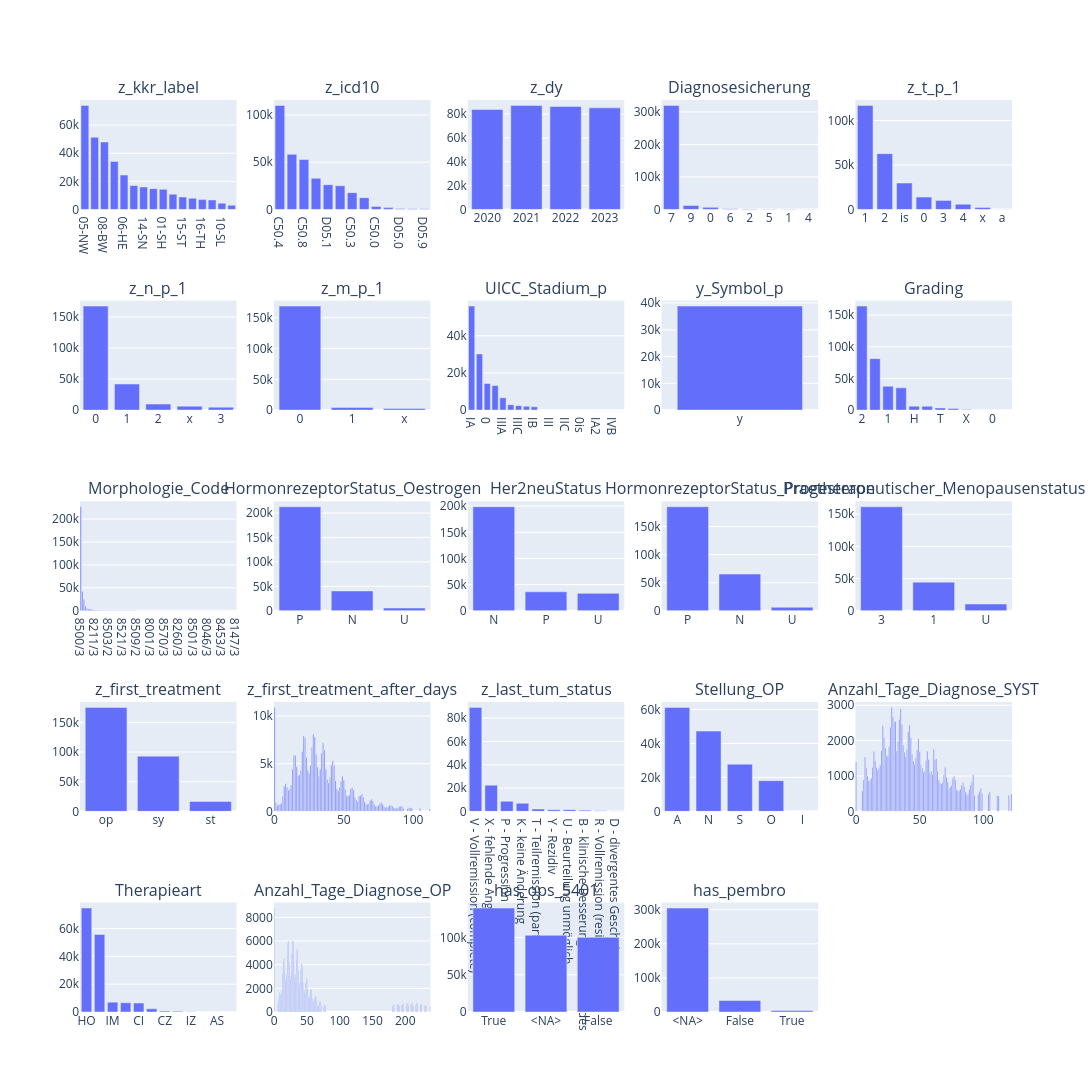

Notebook cell for this chart:
### Code cell
tbl.describe_df(db_all.project("* exclude(z_tum_id)").to_df(), 'all', use_plot=True, fig_cols=5)

### Figure 1 — Plotly figure (JSON) as saved in the notebook; plotly's stock layout.template omitted (floating-point values rounded to 4 significant figures)
{"data": [{"hovertemplate": "x=%{x}<br>y=%{y}<extra></extra>", "legendgroup": "", "marker": {"color": "#636efa", "pattern": {"shape": ""}}, "name": "", "orientation": "v", "showlegend": false, "textposition": "auto", "type": "bar", "x": ["05-NW", "09-BY", "08-BW", "03-NI", "06-HE", "07-RP", "14-SN", "11-BE", "01-SH", "12-BB", "15-ST", "02-HH", "16-TH", "13-MV", "10-SL", "04-HB"], "xaxis": "x", "y": [74009, 51373, 47950, 34142, 24479, 17037, 16004, 14817, 14304, 10843, 8900, 7921, 6998, 6738, 4442, 2984], "yaxis": "y"}, {"hovertemplate": "x=%{x}<br>y=%{y}<extra></extra>", "legendgroup": "", "marker": {"color": "#636efa", "pattern": {"shape": ""}}, "name": "", "orientation": "v", "showlegend": false, "textposition": "auto", "type": "bar", "x": ["C50.4", "C50.9", "C50.8", "C50.2", "D05.1", "C50.5", "C50.3", "C50.1", "C50.0", "D05.7", "D05.0", "C50.6", "D05.9"], "xaxis": "x2", "y": [110044, 58289, 52790, 32957, 26137, 24974, 17778, 12467, 3235, 1925, 988, 711, 646], "yaxis": "y2"}, {"hovertemplate": "x=%{x}<br>y=%{y}<extra></extra>", "legendgroup": "", "marker": {"color": "#636efa", "pattern": {"shape": ""}}, "name": "", "orientation": "v", "showlegend": false, "textposition": "auto", "type": "bar", "x": [2021, 2022, 2023, 2020], "xaxis": "x3", "y": [87281, 86486, 85286, 83888], "yaxis": "y3"}, {"hovertemplate": "x=%{x}<br>y=%{y}<extra></extra>", "legendgroup": "", "marker": {"color": "#636efa", "pattern": {"shape": ""}}, "name": "", "orientation": "v", "showlegend": false, "textposition": "auto", "type": "bar", "x": ["7", "9", "0", "6", "2", "5", "1", "4"], "xaxis": "x4", "y": [319895, 12134, 6413, 2034, 1036, 875, 552, 2], "yaxis": "y4"}, {"hovertemplate": "x=%{x}<br>y=%{y}<extra></extra>", "legendgroup": "", "marker": {"color": "#636efa", "pattern": {"shape": ""}}, "name": "", "orientation": "v", "showlegend": false, "textposition": "auto", "type": "bar", "x": ["1", "2", "is", "0", "3", "4", "x", "a"], "xaxis": "x5", "y": [116907, 62741, 29659, 13870, 10165, 5880, 2118, 1], "yaxis": "y5"}, {"hovertemplate": "x=%{x}<br>y=%{y}<extra></extra>", "legendgroup": "", "marker": {"color": "#636efa", "pattern": {"shape": ""}}, "name": "", "orientation": "v", "showlegend": false, "textposition": "auto", "type": "bar", "x": ["0", "1", "2", "x", "3"], "xaxis": "x6", "y": [167648, 42026, 9686, 6366, 4671], "yaxis": "y6"}, {"hovertemplate": "x=%{x}<br>y=%{y}<extra></extra>", "legendgroup": "", "marker": {"color": "#636efa", "pattern": {"shape": ""}}, "name": "", "orientation": "v", "showlegend": false, "textposition": "auto", "type": "bar", "x": ["0", "1", "x"], "xaxis": "x7", "y": [168958, 4367, 2738], "yaxis": "y7"}, {"hovertemplate": "x=%{x}<br>y=%{y}<extra></extra>", "legendgroup": "", "marker": {"color": "#636efa", "pattern": {"shape": ""}}, "name": "", "orientation": "v", "showlegend": false, "textposition": "auto", "type": "bar", "x": ["IA", "IIA", "0", "IIB", "IIIA", "IV", "IIIC", "IIIB", "IB", "I", "III", "II", "IIC", "IA1", "0is", "IIA1", "IA2", "IVC", "IVB", "IVA"], "xaxis": "x8", "y": [55970, 30161, 14308, 13184, 6593, 2878, 2391, 2038, 1740, 25, 7, 7, 3, 3, 3, 2, 1, 1, 1, 1], "yaxis": "y8"}, {"hovertemplate": "x=%{x}<br>y=%{y}<extra></extra>", "legendgroup": "", "marker": {"color": "#636efa", "pattern": {"shape": ""}}, "name": "", "orientation": "v", "showlegend": false, "textposition": "auto", "type": "bar", "x": ["y"], "xaxis": "x9", "y": [38848], "yaxis": "y9"}, {"hovertemplate": "x=%{x}<br>y=%{y}<extra></extra>", "legendgroup": "", "marker": {"color": "#636efa", "pattern": {"shape": ""}}, "name": "", "orientation": "v", "showlegend": false, "textposition": "auto", "type": "bar", "x": ["2", "3", "1", "U", "H", "M", "T", "L", "X", "4", "0", "B"], "xaxis": "x10", "y": [164192, 81190, 37696, 35150, 6175, 6151, 3458, 2404, 975, 146, 9, 3], "yaxis": "y10"}, {"hovertemplate": "x=%{x}<br>y=%{y}<extra></extra>", "legendgroup": "", "marker": {"color": "#636efa", "pattern": {"shape": ""}}, "name": "", "orientation": "v", "showlegend": false, "textposition": "auto", "type": "bar", "x": ["8500/3", "8520/3", "8500/2", "8000/3", "8480/3", "8522/3", "8010/3", "8523/3", "8507/3", "8211/3", "8575/3", "8501/2", "8140/3", "8520/2", "8401/3", "8509/3", "8503/3", "8504/2", "8503/2", "8540/3", "8504/3", "8524/3", "9020/3", "9120/3", "8543/3", "8510/3", "8574/3", "8521/3", "8530/3", "8573/3", "8500/6", "8200/3", "8201/3", "8010/2", "8502/3", "8541/3", "8509/2", "8514/3", "8507/2", "8201/2", "8249/3", "8522/2", "8246/3", "8050/3", "8230/2", "8001/3", "8520/6", "8070/3", "8041/3", "8140/6", "8265/3", "8240/3", "9990/3", "8230/3", "8570/3", "8013/3", "8010/6", "8020/3", "8050/2", "8540/2", "8560/3", "8519/2", "8800/3", "8260/3", "8513/3", "8470/3", "8481/3", "8572/3", "8022/3", "8550/3", "8802/3", "8490/3", "8501/3", "8890/3", "8071/3", "8571/3", "8982/3", "8032/3", "8805/3", "8801/3", "8543/2", "8046/3", "8315/3", "8562/3", "8190/3", "8983/3", "9180/3", "8512/3", "8290/3", "8523/2", "8453/3", "8070/2", "8033/3", "8508/3", "8140/2", "8810/3", "8000/1", "8980/3", "8255/3", "8147/3"], "xaxis": "x11", "y": [226700, 41837, 25097, 9710, 5062, 4003, 3673, 2603, 1819, 1476, 1258, 1165, 1110, 1051, 680, 644, 643, 636, 605, 597, 496, 451, 314, 313, 307, 298, 294, 285, 255, 232, 232, 227, 223, 219, 218, 187, 180, 177, 144, 138, 121, 107, 106, 102, 97, 93, 70, 68, 66, 59, 53, 53, 50, 45, 37, 37, 36, 34, 33, 33, 30, 30, 29, 27, 27, 24, 23, 22, 22, 21, 20, 17, 17, 16, 15, 15, 15, 13, 12, 12, 10, 10, 10, 9, 7, 7, 7, 6, 6, 6, 6, 5, 5, 5, 5, 5, 5, 5, 5, 4], "yaxis": "y11"}, {"hovertemplate": "x=%{x}<br>y=%{y}<extra></extra>", "legendgroup": "", "marker": {"color": "#636efa", "pattern": {"shape": ""}}, "name": "", "orientation": "v", "showlegend": false, "textposition": "auto", "type": "bar", "x": ["P", "N", "U"], "xaxis": "x12", "y": [212901, 40480, 5506], "yaxis": "y12"}, {"hovertemplate": "x=%{x}<br>y=%{y}<extra></extra>", "legendgroup": "", "marker": {"color": "#636efa", "pattern": {"shape": ""}}, "name": "", "orientation": "v", "showlegend": false, "textposition": "auto", "type": "bar", "x": ["N", "P", "U"], "xaxis": "x13", "y": [198887, 36210, 33191], "yaxis": "y13"}, {"hovertemplate": "x=%{x}<br>y=%{y}<extra></extra>", "legendgroup": "", "marker": {"color": "#636efa", "pattern": {"shape": ""}}, "name": "", "orientation": "v", "showlegend": false, "textposition": "auto", "type": "bar", "x": ["P", "N", "U"], "xaxis": "x14", "y": [185491, 65383, 6084], "yaxis": "y14"}, {"hovertemplate": "x=%{x}<br>y=%{y}<extra></extra>", "legendgroup": "", "marker": {"color": "#636efa", "pattern": {"shape": ""}}, "name": "", "orientation": "v", "showlegend": false, "textposition": "auto", "type": "bar", "x": ["3", "1", "U"], "xaxis": "x15", "y": [161662, 44436, 10433], "yaxis": "y15"}, {"hovertemplate": "x=%{x}<br>y=%{y}<extra></extra>", "legendgroup": "", "marker": {"color": "#636efa", "pattern": {"shape": ""}}, "name": "", "orientation": "v", "showlegend": false, "textposition": "auto", "type": "bar", "x": ["op", "sy", "st"], "xaxis": "x16", "y": [175222, 93039, 16600], "yaxis": "y16"}, {"hovertemplate": "x=%{x}<br>y=%{y}<extra></extra>", "legendgroup": "", "marker": {"color": "#636efa", "pattern": {"shape": ""}}, "name": "", "orientation": "v", "showlegend": false, "textposition": "auto", "type": "bar", "x": [0, 28, 21, 29, 22, 35, 27, 36, 20, 34, 30, 14, 15, 23, 42, 26, 41, 43, 16, 31, 13, 33, 37, 24, 19, 25, 18, 17, 32, 49, 40, 38, 50, 44, 48, 39, 8, 12, 7, 9, 47, 56, 55, 45, 11, 51, 57, 10, 46, 63, 54, 52, 62, 61, 53, 6, 64, 58, 70, 59, 69, 71, 60, 65, 77, 1, 5, 68, 76, 66, 78, 72, 67, 4, 3, 75, 84, 83, 2, 85, 91, 73, 79, 74, 92, 90, 82, 81, 80, 86, 98, 97, 89, 88, 99, 87, 105, 93, 96, 112], "xaxis": "x17", "y": [10915, 8095, 7909, 7801, 7702, 7193, 6734, 6441, 6265, 6122, 6000, 5882, 5869, 5646, 5302, 4848, 4837, 4817, 4676, 4646, 4457, 4432, 4415, 4291, 4290, 4032, 3827, 3734, 3693, 3674, 3546, 3350, 3267, 3224, 3156, 2986, 2889, 2756, 2641, 2532, 2513, 2489, 2368, 2355, 2336, 2316, 2241, 2213, 2145, 1791, 1707, 1630, 1627, 1603, 1550, 1549, 1495, 1451, 1266, 1180, 1145, 1052, 1020, 1014, 930, 906, 878, 810, 809, 776, 738, 722, 720, 717, 692, 636, 624, 608, 604, 553, 539, 536, 513, 513, 511, 482, 475, 396, 383, 379, 376, 363, 350, 323, 316, 300, 294, 288, 280, 252], "yaxis": "y17"}, {"hovertemplate": "x=%{x}<br>y=%{y}<extra></extra>", "legendgroup": "", "marker": {"color": "#636efa", "pattern": {"shape": ""}}, "name": "", "orientation": "v", "showlegend": false, "textposition": "auto", "type": "bar", "x": ["V - Vollremission (complete)", "X - fehlende Angaben", "P - Progression", "K - keine Änderung", "T - Teilremission (partial)", "Y - Rezidiv", "U - Beurteilung unmöglich", "B - klinische Besserung des Zustandes", "R - Vollremission (residual)", "D - divergentes Geschehen"], "xaxis": "x18", "y": [89236, 22472, 8703, 6906, 2024, 1401, 1394, 1008, 426, 329], "yaxis": "y18"}, {"hovertemplate": "x=%{x}<br>y=%{y}<extra></extra>", "legendgroup": "", "marker": {"color": "#636efa", "pattern": {"shape": ""}}, "name": "", "orientation": "v", "showlegend": false, "textposition": "auto", "type": "bar", "x": ["A", "N", "S", "O", "I"], "xaxis": "x19", "y": [61256, 47281, 27793, 18088, 46], "yaxis": "y19"}, {"hovertemplate": "x=%{x}<br>y=%{y}<extra></extra>", "legendgroup": "", "marker": {"color": "#636efa", "pattern": {"shape": ""}}, "name": "", "orientation": "v", "showlegend": false, "textposition": "auto", "type": "bar", "x": [28, 35, 29, 34, 30, 31, 36, 42, 21, 27, 41, 22, 43, 49, 33, 37, 26, 23, 40, 61, 48, 20, 32, 56, 14, 50, 38, 44, 24, 25, 39, 7, 47, 63, 57, 62, 55, 15, 45, 0, 46, 51, 19, 13, 70, 16, 8, 52, 18, 17, 59, 54, 64, 53, 58, 92, 60, 69, 9, 77, 71, 12, 76, 78, 6, 65, 11, 10, 91, 72, 68, 84, 66, 67, 90, 83, 75, 85, 74, 98, 73, 82, 89, 79, 80, 5, 81, 97, 105, 86, 99, 122, 104, 96, 88, 87, 111, 93, 120, 112], "xaxis": "x20", "y": [2938, 2895, 2674, 2598, 2540, 2535, 2457, 2438, 2422, 2377, 2248, 2081, 2077, 2054, 1990, 1865, 1832, 1787, 1766, 1746, 1735, 1713, 1709, 1702, 1693, 1686, 1672, 1616, 1572, 1557, 1546, 1529, 1513, 1490, 1469, 1452, 1433, 1431, 1420, 1398, 1322, 1317, 1301, 1240, 1239, 1238, 1229, 1217, 1210, 1155, 1143, 1130, 1124, 1092, 1069, 1044, 1043, 1029, 1001, 992, 963, 936, 918, 888, 884, 879, 871, 858, 840, 830, 814, 814, 792, 773, 744, 735, 728, 695, 682, 643, 636, 625, 617, 610, 597, 572, 569, 563, 554, 546, 498, 488, 482, 477, 473, 467, 451, 450, 447, 437], "yaxis": "y20"}, {"hovertemplate": "x=%{x}<br>y=%{y}<extra></extra>", "legendgroup": "", "marker": {"color": "#636efa", "pattern": {"shape": ""}}, "name": "", "orientation": "v", "showlegend": false, "textposition": "auto", "type": "bar", "x": ["HO", "CH", "IM", "SO", "CI", "ZS", "CZ", "CIZ", "IZ", "WS", "AS", "SZ"], "xaxis": "x21", "y": [74828, 55786, 7100, 6621, 6450, 2318, 677, 501, 132, 36, 13, 2], "yaxis": "y21"}, {"hovertemplate": "x=%{x}<br>y=%{y}<extra></extra>", "legendgroup": "", "marker": {"color": "#636efa", "pattern": {"shape": ""}}, "name": "", "orientation": "v", "showlegend": false, "textposition": "auto", "type": "bar", "x": [0, 28, 22, 29, 21, 35, 36, 27, 20, 15, 34, 30, 14, 23, 42, 43, 41, 16, 37, 26, 13, 19, 33, 24, 31, 49, 25, 18, 17, 50, 40, 32, 44, 48, 38, 39, 56, 51, 12, 57, 47, 55, 45, 8, 46, 9, 11, 10, 63, 54, 64, 52, 62, 53, 58, 7, 61, 70, 65, 59, 71, 69, 211, 204, 217, 203, 210, 218, 60, 197, 196, 189, 77, 190, 209, 224, 6, 202, 183, 225, 195, 182, 216, 231, 188, 68, 205, 223, 78, 66, 232, 230, 72, 76, 191, 212, 219, 238, 181, 67], "xaxis": "x22", "y": [8788, 6022, 5991, 5979, 5828, 5342, 5101, 4939, 4706, 4509, 4487, 4284, 4246, 4191, 4130, 3905, 3640, 3505, 3435, 3432, 3234, 3159, 3157, 3049, 2944, 2908, 2792, 2702, 2690, 2678, 2622, 2608, 2499, 2451, 2383, 2111, 1935, 1901, 1869, 1853, 1844, 1820, 1731, 1668, 1561, 1529, 1465, 1367, 1343, 1299, 1246, 1200, 1160, 1132, 1129, 1056, 981, 887, 828, 826, 815, 801, 780, 742, 730, 729, 726, 713, 706, 689, 674, 654, 652, 644, 641, 638, 619, 613, 606, 606, 596, 596, 592, 573, 569, 566, 552, 548, 547, 532, 530, 530, 522, 512, 502, 500, 496, 489, 482, 473], "yaxis": "y22"}, {"hovertemplate": "x=%{x}<br>y=%{y}<extra></extra>", "legendgroup": "", "marker": {"color": "#636efa", "pattern": {"shape": ""}}, "name": "", "orientation": "v", "showlegend": false, "textposition": "auto", "type": "bar", "x": ["True", "<NA>", "False"], "xaxis": "x23", "y": [139667, 102981, 100293], "yaxis": "y23"}, {"hovertemplate": "x=%{x}<br>y=%{y}<extra></extra>", "legendgroup": "", "marker": {"color": "#636efa", "pattern": {"shape": ""}}, "name": "", "orientation": "v", "showlegend": false, "textposition": "auto", "type": "bar", "x": ["<NA>", "False", "True"], "xaxis": "x24", "y": [305000, 33669, 4272], "yaxis": "y24"}], "layout": {"annotations": [{"font": {"size": 16}, "showarrow": false, "text": "z_kkr_label", "x": 0.084, "xanchor": "center", "xref": "paper", "y": 1, "yanchor": "bottom", "yref": "paper"}, {"font": {"size": 16}, "showarrow": false, "text": "z_icd10", "x": 0.292, "xanchor": "center", "xref": "paper", "y": 1, "yanchor": "bottom", "yref": "paper"}, {"font": {"size": 16}, "showarrow": false, "text": "z_dy", "x": 0.5, "xanchor": "center", "xref": "paper", "y": 1, "yanchor": "bottom", "yref": "paper"}, {"font": {"size": 16}, "showarrow": false, "text": "Diagnosesicherung", "x": 0.708, "xanchor": "center", "xref": "paper", "y": 1, "yanchor": "bottom", "yref": "paper"}, {"font": {"size": 16}, "showarrow": false, "text": "z_t_p_1", "x": 0.916, "xanchor": "center", "xref": "paper", "y": 1, "yanchor": "bottom", "yref": "paper"}, {"font": {"size": 16}, "showarrow": false, "text": "z_n_p_1", "x": 0.084, "xanchor": "center", "xref": "paper", "y": 0.78, "yanchor": "bottom", "yref": "paper"}, {"font": {"size": 16}, "showarrow": false, "text": "z_m_p_1", "x": 0.292, "xanchor": "center", "xref": "paper", "y": 0.78, "yanchor": "bottom", "yref": "paper"}, {"font": {"size": 16}, "showarrow": false, "text": "UICC_Stadium_p", "x": 0.5, "xanchor": "center", "xref": "paper", "y": 0.78, "yanchor": "bottom", "yref": "paper"}, {"font": {"size": 16}, "showarrow": false, "text": "y_Symbol_p", "x": 0.708, "xanchor": "center", "xref": "paper", "y": 0.78, "yanchor": "bottom", "yref": "paper"}, {"font": {"size": 16}, "showarrow": false, "text": "Grading", "x": 0.916, "xanchor": "center", "xref": "paper", "y": 0.78, "yanchor": "bottom", "yref": "paper"}, {"font": {"size": 16}, "showarrow": false, "text": "Morphologie_Code", "x": 0.084, "xanchor": "center", "xref": "paper", "y": 0.56, "yanchor": "bottom", "yref": "paper"}, {"font": {"size": 16}, "showarrow": false, "text": "HormonrezeptorStatus_Oestrogen", "x": 0.292, "xanchor": "center", "xref": "paper", "y": 0.56, "yanchor": "bottom", "yref": "paper"}, {"font": {"size": 16}, "showarrow": false, "text": "Her2neuStatus", "x": 0.5, "xanchor": "center", "xref": "paper", "y": 0.56, "yanchor": "bottom", "yref": "paper"}, {"font": {"size": 16}, "showarrow": false, "text": "HormonrezeptorStatus_Progesteron", "x": 0.708, "xanchor": "center", "xref": "paper", "y": 0.56, "yanchor": "bottom", "yref": "paper"}, {"font": {"size": 16}, "showarrow": false, "text": "Praetherapeutischer_Menopausenstatus", "x": 0.916, "xanchor": "center", "xref": "paper", "y": 0.56, "yanchor": "bottom", "yref": "paper"}, {"font": {"size": 16}, "showarrow": false, "text": "z_first_treatment", "x": 0.084, "xanchor": "center", "xref": "paper", "y": 0.34, "yanchor": "bottom", "yref": "paper"}, {"font": {"size": 16}, "showarrow": false, "text": "z_first_treatment_after_days", "x": 0.292, "xanchor": "center", "xref": "paper", "y": 0.34, "yanchor": "bottom", "yref": "paper"}, {"font": {"size": 16}, "showarrow": false, "text": "z_last_tum_status", "x": 0.5, "xanchor": "center", "xref": "paper", "y": 0.34, "yanchor": "bottom", "yref": "paper"}, {"font": {"size": 16}, "showarrow": false, "text": "Stellung_OP", "x": 0.708, "xanchor": "center", "xref": "paper", "y": 0.34, "yanchor": "bottom", "yref": "paper"}, {"font": {"size": 16}, "showarrow": false, "text": "Anzahl_Tage_Diagnose_SYST", "x": 0.916, "xanchor": "center", "xref": "paper", "y": 0.34, "yanchor": "bottom", "yref": "paper"}, {"font": {"size": 16}, "showarrow": false, "text": "Therapieart", "x": 0.084, "xanchor": "center", "xref": "paper", "y": 0.12, "yanchor": "bottom", "yref": "paper"}, {"font": {"size": 16}, "showarrow": false, "text": "Anzahl_Tage_Diagnose_OP", "x": 0.292, "xanchor": "center", "xref": "paper", "y": 0.12, "yanchor": "bottom", "yref": "paper"}, {"font": {"size": 16}, "showarrow": false, "text": "has_ops_5401", "x": 0.5, "xanchor": "center", "xref": "paper", "y": 0.12, "yanchor": "bottom", "yref": "paper"}, {"font": {"size": 16}, "showarrow": false, "text": "has_pembro", "x": 0.708, "xanchor": "center", "xref": "paper", "y": 0.12, "yanchor": "bottom", "yref": "paper"}], "height": 1500, "width": 1500, "xaxis": {"anchor": "y", "domain": [0, 0.168]}, "xaxis10": {"anchor": "y10", "domain": [0.832, 1]}, "xaxis11": {"anchor": "y11", "domain": [0, 0.168]}, "xaxis12": {"anchor": "y12", "domain": [0.208, 0.376]}, "xaxis13": {"anchor": "y13", "domain": [0.416, 0.584]}, "xaxis14": {"anchor": "y14", "domain": [0.624, 0.792]}, "xaxis15": {"anchor": "y15", "domain": [0.832, 1]}, "xaxis16": {"anchor": "y16", "domain": [0, 0.168]}, "xaxis17": {"anchor": "y17", "domain": [0.208, 0.376]}, "xaxis18": {"anchor": "y18", "domain": [0.416, 0.584]}, "xaxis19": {"anchor": "y19", "domain": [0.624, 0.792]}, "xaxis2": {"anchor": "y2", "domain": [0.208, 0.376]}, "xaxis20": {"anchor": "y20", "domain": [0.832, 1]}, "xaxis21": {"anchor": "y21", "domain": [0, 0.168]}, "xaxis22": {"anchor": "y22", "domain": [0.208, 0.376]}, "xaxis23": {"anchor": "y23", "domain": [0.416, 0.584]}, "xaxis24": {"anchor": "y24", "domain": [0.624, 0.792]}, "xaxis25": {"anchor": "y25", "domain": [0.832, 1]}, "xaxis3": {"anchor": "y3", "domain": [0.416, 0.584]}, "xaxis4": {"anchor": "y4", "domain": [0.624, 0.792]}, "xaxis5": {"anchor": "y5", "domain": [0.832, 1]}, "xaxis6": {"anchor": "y6", "domain": [0, 0.168]}, "xaxis7": {"anchor": "y7", "domain": [0.208, 0.376]}, "xaxis8": {"anchor": "y8", "domain": [0.416, 0.584]}, "xaxis9": {"anchor": "y9", "domain": [0.624, 0.792]}, "yaxis": {"anchor": "x", "domain": [0.88, 1]}, "yaxis10": {"anchor": "x10", "domain": [0.66, 0.78]}, "yaxis11": {"anchor": "x11", "domain": [0.44, 0.56]}, "yaxis12": {"anchor": "x12", "domain": [0.44, 0.56]}, "yaxis13": {"anchor": "x13", "domain": [0.44, 0.56]}, "yaxis14": {"anchor": "x14", "domain": [0.44, 0.56]}, "yaxis15": {"anchor": "x15", "domain": [0.44, 0.56]}, "yaxis16": {"anchor": "x16", "domain": [0.22, 0.34]}, "yaxis17": {"anchor": "x17", "domain": [0.22, 0.34]}, "yaxis18": {"anchor": "x18", "domain": [0.22, 0.34]}, "yaxis19": {"anchor": "x19", "domain": [0.22, 0.34]}, "yaxis2": {"anchor": "x2", "domain": [0.88, 1]}, "yaxis20": {"anchor": "x20", "domain": [0.22, 0.34]}, "yaxis21": {"anchor": "x21", "domain": [0, 0.12]}, "yaxis22": {"anchor": "x22", "domain": [0, 0.12]}, "yaxis23": {"anchor": "x23", "domain": [0, 0.12]}, "yaxis24": {"anchor": "x24", "domain": [0, 0.12]}, "yaxis25": {"anchor": "x25", "domain": [0, 0.12]}, "yaxis3": {"anchor": "x3", "domain": [0.88, 1]}, "yaxis4": {"anchor": "x4", "domain": [0.88, 1]}, "yaxis5": {"anchor": "x5", "domain": [0.88, 1]}, "yaxis6": {"anchor": "x6", "domain": [0.66, 0.78]}, "yaxis7": {"anchor": "x7", "domain": [0.66, 0.78]}, "yaxis8": {"anchor": "x8", "domain": [0.66, 0.78]}, "yaxis9": {"anchor": "x9", "domain": [0.66, 0.78]}}}
